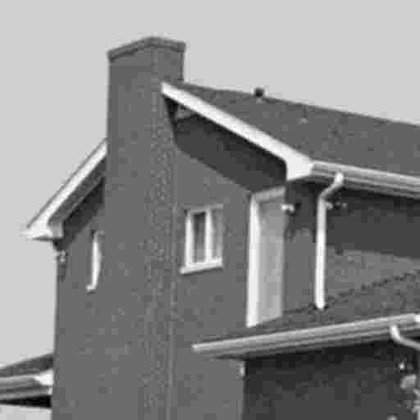
%> input picture house.jpg, 420 x 420 px, shrunk from 512 x 512 before the run
$ octave demo_deblocking.m   (GNU Octave 9; MATLAB toolbox functions it lacks are replaced by stand-ins)
%> lines starting %> are read from the running program, lines starting %| are printed output that depends on the picture
### sigmaJPEG.m
function [ sigma_r ] = sigmaJPEG( f,sigma_min,k0 )
%SIGMAJPEG
% Compute pixelwise sigma values for deblocking JPEG image
% Idea based on the following paper:
% M. Zhang and B. K. Gunturk, "Compression artifact reduction with
% adaptive bilateral filtering," Proc. SPIE Visual Communications and
% Image Processing, vol. 7257, 2009.
%
% Input arguments:
%   f = Input image containing blocking artifatcs
%   sigma_min = Minimum value of sigma
%   k0 = Amplification factor (see above paper for details)
% Output arguments:
%   sigma_r = Pixelwise range kernel parameters

[M,N] = size(f);

[bmask,vmask,hmask,cornermask,centermask] = edgeMask(M,N);
[R,C] = find(bmask);

% Find discontinuities at block boundaries
bV = imfilter(f,[-1,0,1],'symmetric');
bH = imfilter(f,[-1,0,1]','symmetric');

V = nan(M,N);
V(cornermask) = max(abs(bV(cornermask)),abs(bH(cornermask)));
V(vmask) = abs(bV(vmask));
V(hmask) = abs(bH(hmask));
V(centermask) = 0;

Vdata = V(bmask);
F = scatteredInterpolant(R,C,Vdata);
[RR,CC] = find(true(size(f)));
BDmap = F(RR,CC);   % Block discontinuity map
BDmap = reshape(BDmap,size(f));
sigma_r = max(sigma_min,k0*BDmap);

end

function [ bmask,vmask,hmask,cornermask,centermask ] = edgeMask(M,N)
Br = floor(M/8);
Bc = floor(N/8);

vtile = false(8);
vtile(2:7,[1,8]) = true;

htile = false(8);
htile([1,8],2:7) = true;

crtile = false(8);
crtile(1,1) = true;
crtile(1,8) = true;
crtile(8,1) = true;
crtile(8,8) = true;

cntile = false(8);
cntile(4:5,4:5) = true;

btile = vtile | htile | crtile | cntile;

vmask = repmat(vtile,Br+1,Bc+1);
vmask = vmask(1:M,1:N);
hmask = repmat(htile,Br+1,Bc+1);
hmask = hmask(1:M,1:N);
cornermask = repmat(crtile,Br+1,Bc+1);
cornermask = cornermask(1:M,1:N);
centermask = repmat(cntile,Br+1,Bc+1);
centermask = centermask(1:M,1:N);
bmask = repmat(btile,Br+1,Bc+1);
bmask = bmask(1:M,1:N);

end

### demo_deblocking.m

clearvars; close all;
clc;

input_image = './house.jpg';
rho = 3;
N = 5;      % Order of polynomial

f = imread(input_image);
%> f is the input picture: size 420x420 uint8; min 0, max 255, mean 137.5
f = double(f);
%> f: size 420x420 double
sigma_r = sigmaJPEG(f,15,1);
%> in sigmaJPEG, `bV = imfilter(f,[-1,0,1],'symmetric');`:
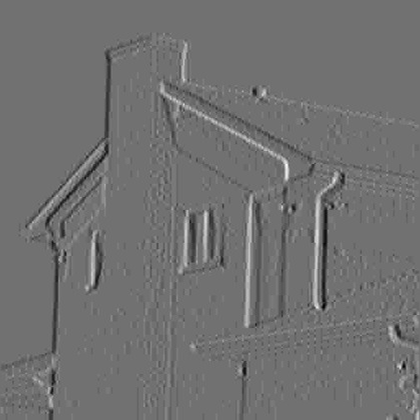
%> bV: size 420x420 double; min -112, max 140, mean -0.3; drawn with min black and max white
%> in sigmaJPEG, `bH = imfilter(f,[-1,0,1]','symmetric');`:
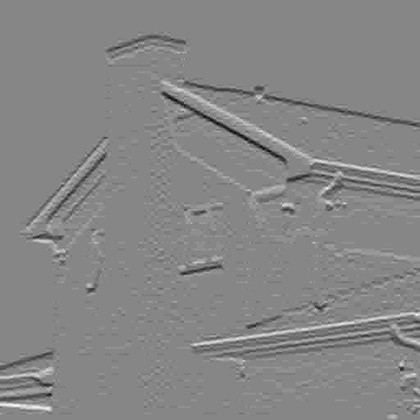
%> bH: size 420x420 double; min -140, max 125, mean -0.5; drawn with min black and max white
%> in sigmaJPEG, `V(cornermask) = max(abs(bV(cornermask)),abs(bH(cornermask)));`:
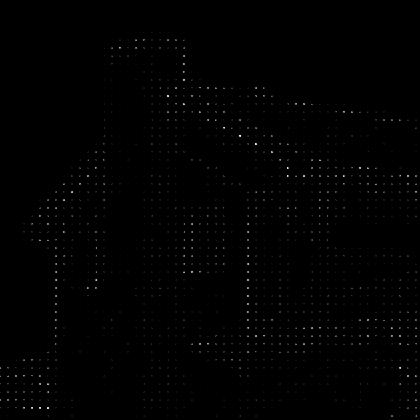
%> V: size 420x420 double; 93.75% of the values are NaN or infinite; the others: min 0, max 118, mean 8.34; drawn with min black, max white, NaN and infinite black
%> in sigmaJPEG, `V(vmask) = abs(bV(vmask));`:
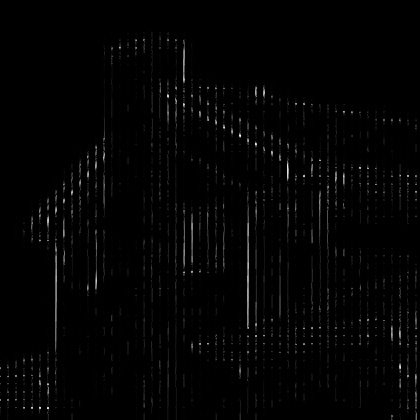
%> V: size 420x420 double; 75% of the values are NaN or infinite; the others: min 0, max 118, mean 5.84; drawn with min black, max white, NaN and infinite black
%> in sigmaJPEG, `V(hmask) = abs(bH(hmask));`:
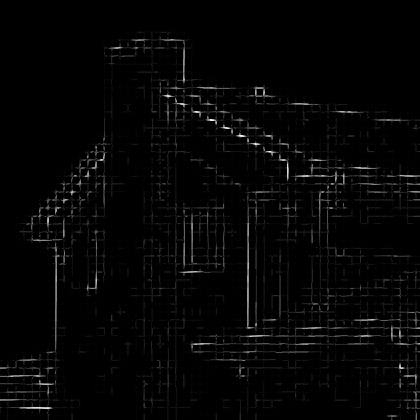
%> V: size 420x420 double; 56.25% of the values are NaN or infinite; the others: min 0, max 121, mean 5.8; drawn with min black, max white, NaN and infinite black
%> the run ends on the next line

$ run again, with peppers_degraded.tif saved as house.jpg
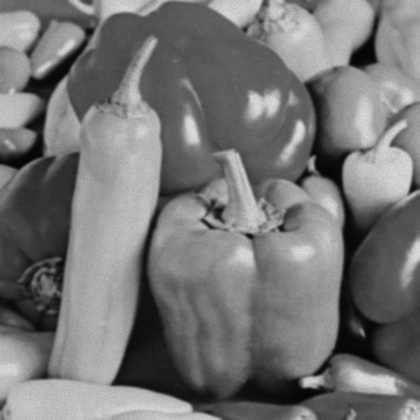
%> input picture peppers_degraded.tif, 420 x 420 px, shrunk from 1024 x 1024 before the run
%> f is the input picture: size 420x420 uint8; min 4, max 226, mean 116.9
%> f: size 420x420 double
%> in sigmaJPEG, `bH = imfilter(f,[-1,0,1]','symmetric');`:
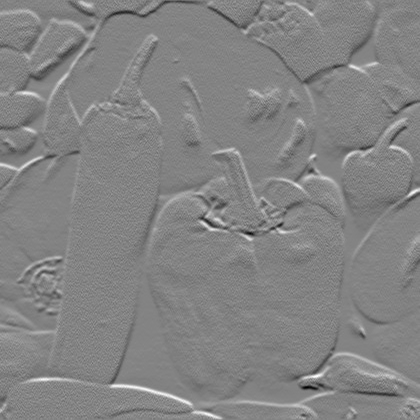
%> bH: size 420x420 double; min -112, max 105, mean 0; drawn with min black and max white
%> in sigmaJPEG, `V(hmask) = abs(bH(hmask));`:
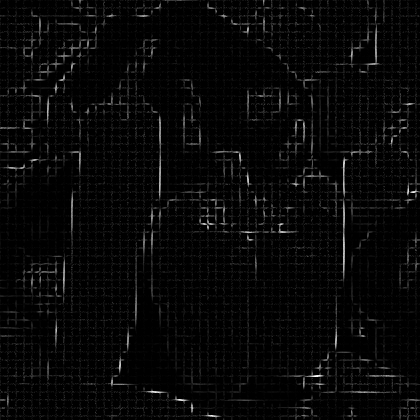
%> V: size 420x420 double; 56.25% of the values are NaN or infinite; the others: min 0, max 105, mean 7.73; drawn with min black, max white, NaN and infinite black
